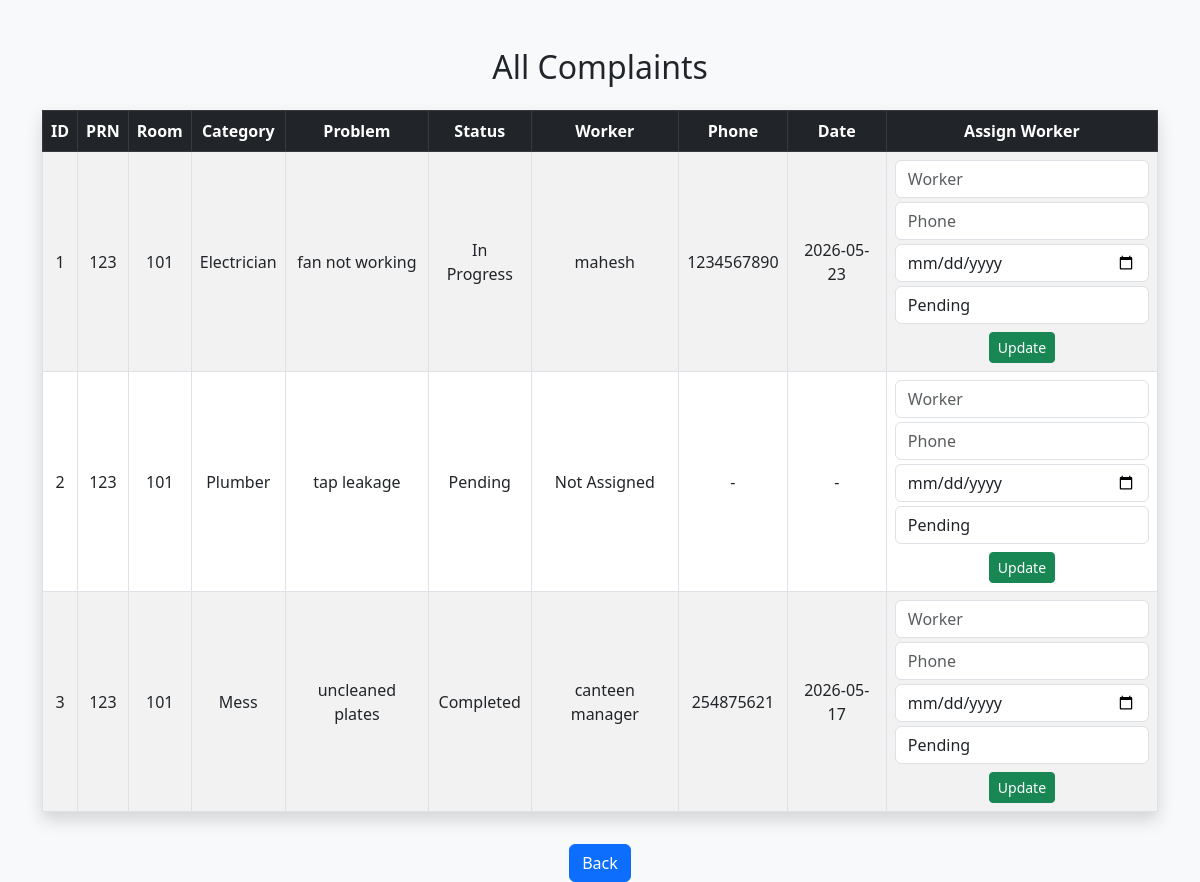
/admin_view_complaints (signed in), run on the app's committed database.
### tables this page shows
CREATE TABLE complaints (
        id INTEGER PRIMARY KEY AUTOINCREMENT,
        student_prn TEXT,
        room_no TEXT,
        category TEXT,
        description TEXT,
        status TEXT,
        worker TEXT,
        phone TEXT,
        date TEXT
    );

### app.py (the view)
@app.route("/admin_view_complaints")
def admin_view_complaints():
    if "admin" not in session:
        return redirect("/")
    conn = sqlite3.connect("database.db")
    cur = conn.cursor()
    cur.execute("SELECT * FROM complaints")
    complaints = cur.fetchall()
    conn.close()
    return render_template("admin_view_complaints.html", complaints=complaints)

### templates/admin_view_complaints.html (shortened to what this page needs)
<!DOCTYPE html>
<html>
<head>
    <link href="https://cdn.jsdelivr.net/npm/bootstrap@5.3.0/dist/css/bootstrap.min.css" rel="stylesheet">
</head>
<body class="bg-light">
<div class="container mt-5 text-center">
    <h2 class="mb-4">All Complaints</h2>
    <table class="table table-bordered table-striped table-hover shadow text-center align-middle">
        <thead class="table-dark">
            <tr>
                <th>ID</th>
                <th>PRN</th>
                <th>Room</th>
                <th>Category</th>
                <th>Problem</th>
                <th>Status</th>
                <th>Worker</th>
                <th>Phone</th>
                <th>Date</th>
                <th>Assign Worker</th>
            </tr>
        </thead>
        <tbody>
            {% for c in complaints %}
            <tr>
                <td>{{ c[0] }}</td>
                <td>{{ c[1] }}</td>
                <td>{{ c[2] }}</td>
                <td>{{ c[3] }}</td>
                <td>{{ c[4] }}</td>
                <td>{{ c[5] }}</td>
                <td>{{ c[6] }}</td>
                <td>{{ c[7] }}</td>
                <td>{{ c[8] }}</td>
                <td>
                    <form action="{{ url_for('assign_worker', id=c[0]) }}" method="POST">
                        <input type="text" name="worker" placeholder="Worker"
                               required class="form-control mb-1">
                        <input type="text" name="phone" placeholder="Phone"
                               required class="form-control mb-1">
                        <input type="date" name="date"
                               required class="form-control mb-1">
                        <select name="status" class="form-control mb-1">
                            <option value="Pending">Pending</option>
                        </select>
                        <button type="submit" class="btn btn-success btn-sm mt-1">
                            Update
                        </button>
                    </form>
                </td>
            </tr>
            {% endfor %}
        </tbody>
    </table>
    <a href="/admin_dashboard" class="btn btn-primary mt-3">Back</a>
</div>
</body>
</html>

### data on the page
complaints: id "1", student_prn "123", room_no "101", category "Electrician", description "fan not working", status "In Progress", worker "mahesh", phone "1234567890", date "2026-05-23"
complaints: id "2", student_prn "123", room_no "101", category "Plumber", description "tap leakage", status "Pending", worker "Not Assigned", phone "-", date "-"
complaints: id "3", student_prn "123", room_no "101", category "Mess", description "uncleaned plates", status "Completed", worker "canteen manager", phone "254875621", date "2026-05-17"
